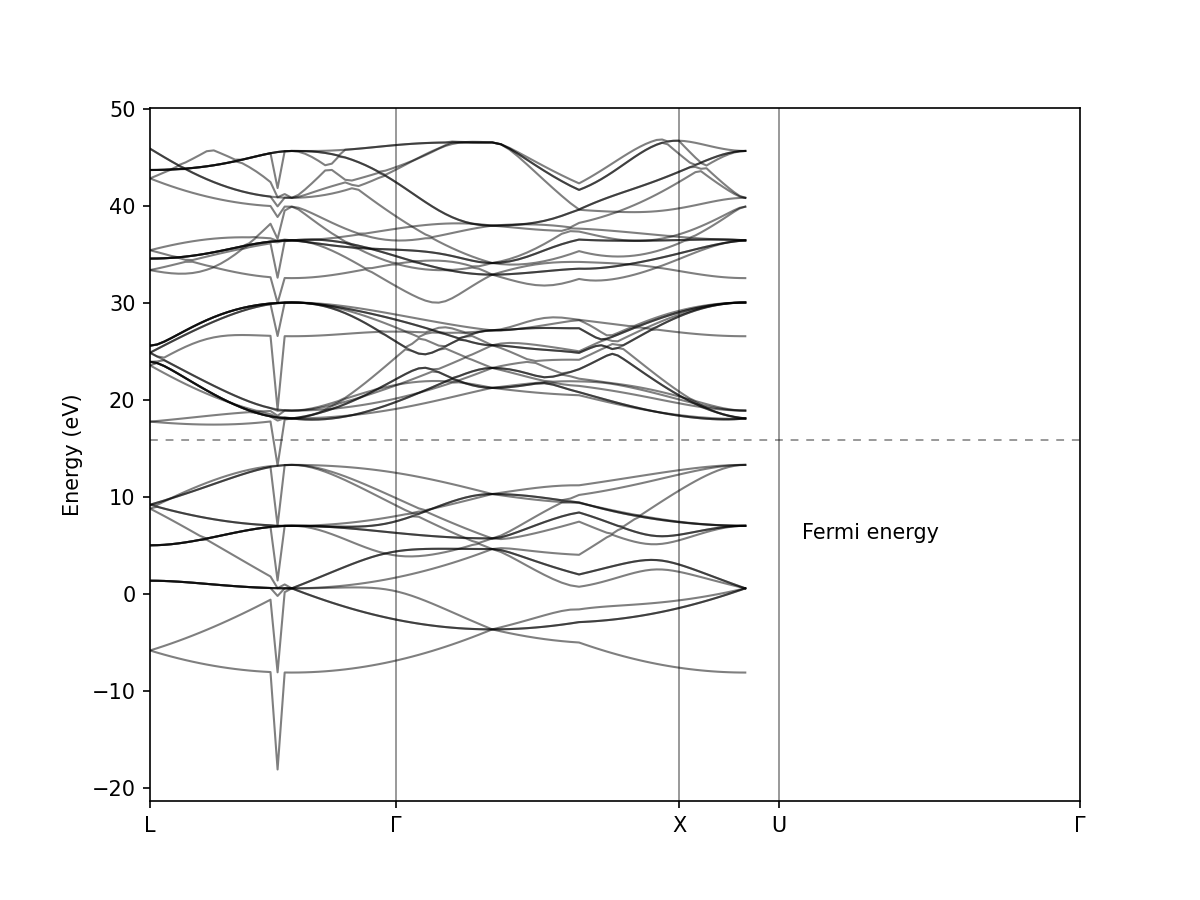

The script that saved this image:
import matplotlib.pyplot as plt
from matplotlib import rcParamsDefault
import numpy as np

plt.rcParams["figure.dpi"]=150
plt.rcParams["figure.facecolor"]="white"
plt.rcParams["figure.figsize"]=(8, 6)

# load data
data = np.loadtxt('C_bands.dat.gnu')

k = np.unique(data[:, 0])
bands = np.reshape(data[:, 1], (-1, len(k)))

for band in range(len(bands)):
    plt.plot(k, bands[band, :], linewidth=1, alpha=0.5, color='k')
plt.xlim(min(k), max(k))

# Fermi energy
plt.axhline(15.8341, linestyle=(0, (5, 5)), linewidth=0.75, color='k', alpha=0.5)
# High symmetry k-points (check bands_pp.out)
plt.axvline(0.8660, linewidth=0.75, color='k', alpha=0.5)
plt.axvline(1.8660, linewidth=0.75, color='k', alpha=0.5)
plt.axvline(2.2196, linewidth=0.75, color='k', alpha=0.5)
# text labels
plt.xticks(ticks= [0, 0.8660, 1.8660, 2.2196, 3.2802], \
           labels=['L', '$\Gamma$', 'X', 'U', '$\Gamma$'])
plt.ylabel("Energy (eV)")
plt.text(2.3, 5.6, 'Fermi energy')
plt.savefig('bands.png')

